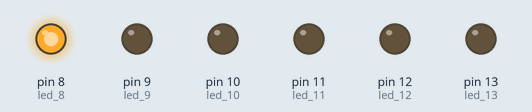
Recording of a sketch running on a simulated Arduino Uno, built with avr-gcc and run on an emulated ATmega328P. Parts: output pins drawn as LEDs (lit = HIGH).

Above: at 0.1 s.
At 0.5 s:
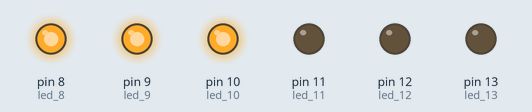
At 0.7 s:
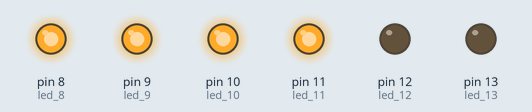
At 1.3 s:
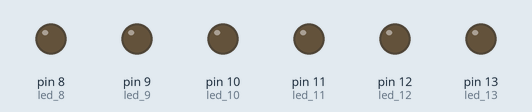
At 2.3 s:
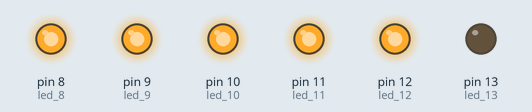
At 3.1 s:
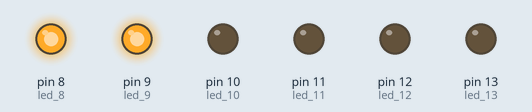
Timing chart, 0 to 3.4 s (numbered marks = the images above):
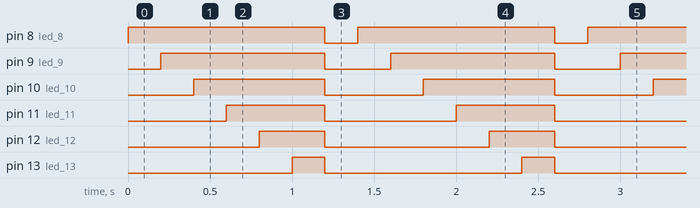

Measured:
- by itself, pin 8 (led_8): alternates HIGH for 1.2 s and LOW for 0.20 s
- by itself, pin 9 (led_9): alternates HIGH for 1.0 s and LOW for 0.40 s
- by itself, pin 10 (led_10): alternates HIGH for 0.80 s and LOW for 0.60 s
- by itself, pin 11 (led_11): alternates HIGH for 0.60 s and LOW for 0.80 s
- by itself, pin 12 (led_12): alternates HIGH for 0.40 s and LOW for 1.0 s
- by itself, pin 13 (led_13): alternates HIGH for 0.20 s and LOW for 1.2 s

The sketch:

fantastic_rottis1.ino
```cpp
int led_13 = 13;
int led_12 = 12;
int led_11 = 11;
int led_10 = 10;
int led_9 = 9;
int led_8 = 8;

int led[6] = {8,9,10,11,12,13};

void setup() {
  pinMode(led_13, OUTPUT);
  pinMode(led_12, OUTPUT);
  pinMode(led_11, OUTPUT);
  pinMode(led_10, OUTPUT);
  pinMode(led_9, OUTPUT);
  pinMode(led_8, OUTPUT);

  for(int i=0;i<6;i++){
    pinMode(led[i], OUTPUT);
  }

}

void loop() {
  for(int i=0;i<6;i++){
    digitalWrite(led[i], HIGH);
    delay(200);
  }
  for(int i=0;i<6;i++) {
    digitalWrite(led[i], LOW);
  }
  delay(200);

}
```
